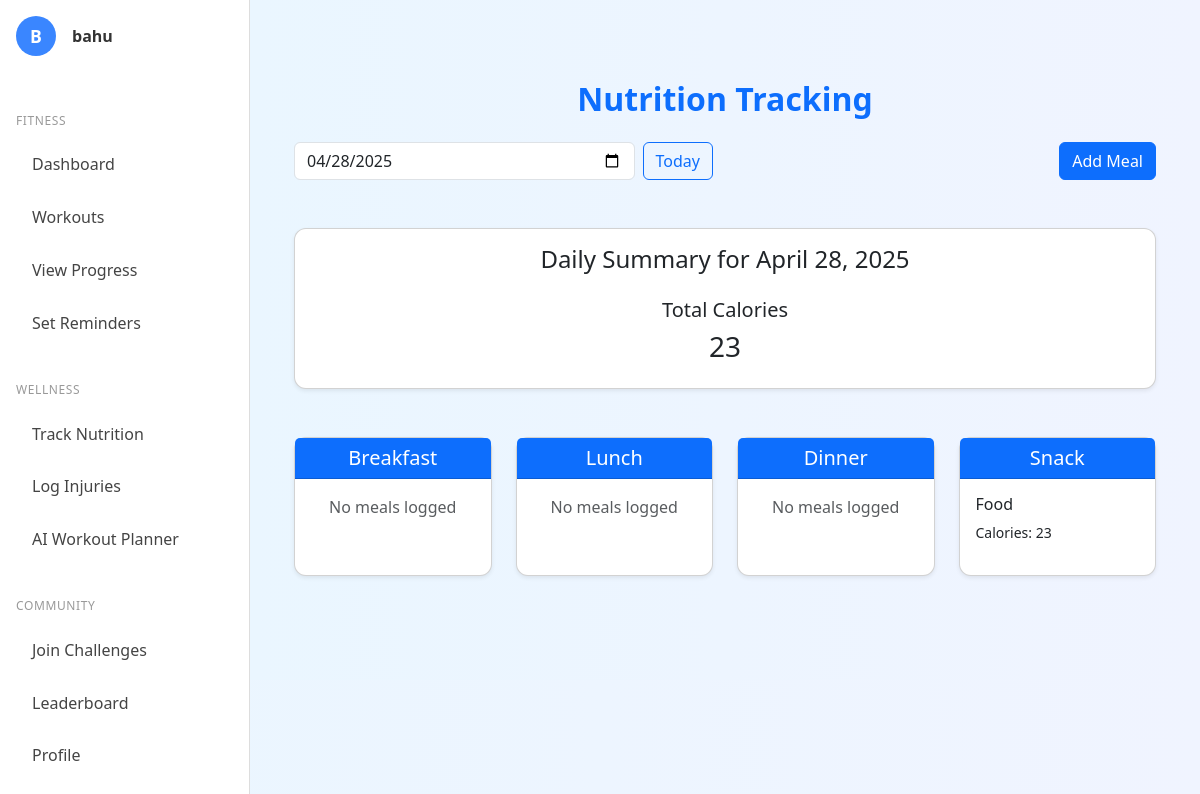
Page /workouts/nutrition/ (signed in) on the committed database.
### workouts/models.py (models this page shows, shortened)
class Meal(models.Model):
    MEAL_TYPE_CHOICES = [
        ('breakfast', 'Breakfast'),
        ('lunch', 'Lunch'),
        ('dinner', 'Dinner'),
        ('snack', 'Snack'),
    ]
    user = models.ForeignKey(User, on_delete=models.CASCADE)
    meal_type = models.CharField(max_length=20, choices=MEAL_TYPE_CHOICES)
    name = models.CharField(max_length=100)
    calories = models.PositiveIntegerField()
    description = models.TextField(blank=True)
    date = models.DateField()
    created_at = models.DateTimeField(auto_now_add=True)

### workouts/views.py (the view)
# urls.py: path('nutrition/', views.nutrition_tracking_view, name='nutrition_tracking'),
def nutrition_tracking_view(request):
    if not request.user.is_authenticated:
        return redirect('auth_home')
    selected_date = request.GET.get('date')
    if selected_date:
        selected_date = datetime.datetime.strptime(selected_date, '%Y-%m-%d').date()
    else:
        selected_date = datetime.date.today()
    meals = Meal.objects.filter(user=request.user, date=selected_date).order_by('meal_type')
    meals_by_type = {
        'breakfast': [],
        'lunch': [],
        'dinner': [],
        'snack': []
    }
    for meal in meals:
        meals_by_type[meal.meal_type].append(meal)
    total_calories = sum(meal.calories for meal in meals)
    context = {
        'meals_by_type': meals_by_type,
        'total_calories': total_calories,
        'selected_date': selected_date,
        'dark_mode': request.COOKIES.get('darkMode') == 'true',
    }
    return render(request, 'workouts/nutrition_tracking.html', context)

### workouts/templates/workouts/nutrition_tracking.html (shortened to what this page needs)
{% extends "base.html" %}
{% block content %}
<div class="container py-5">
    <h2 class="text-center fw-bold text-primary mb-4">Nutrition Tracking</h2>
    <div class="row mb-5">
        <div class="col-md-6">
            <form method="get" class="d-flex gap-2">
                <input type="date" name="date" value="{{ selected_date|date:'Y-m-d' }}" class="form-control" onchange="this.form.submit()">
                <button type="button" class="btn btn-outline-primary" onclick="window.location.href='{% url 'nutrition_tracking' %}?date={% now 'Y-m-d' %}'">Today</button>
            </form>
        </div>
        <div class="col-md-6 text-end">
            <a href="{% url 'add_meal' %}?date={{ selected_date|date:'Y-m-d' }}" class="btn btn-primary">
                Add Meal
            </a>
        </div>
    </div>
    <div class="card shadow-sm mb-5">
        <div class="card-body">
            <h4 class="card-title text-center mb-4">Daily Summary for {{ selected_date|date:"F j, Y" }}</h4>
            <div class="text-center">
                <h5>Total Calories</h5>
                <p class="h3">{{ total_calories }}</p>
            </div>
        </div>
    </div>
    <div class="row">
        {% for meal_type, meals in meals_by_type.items %}
        <div class="col-md-6 col-lg-3 mb-4">
            <div class="card shadow-sm h-100">
                <div class="card-header bg-primary text-white">
                    <h5 class="card-title mb-0 text-center">{{ meal_type|title }}</h5>
                </div>
                <div class="card-body">
                    {% if meals %}
                        {% for meal in meals %}
                        <div class="meal-item mb-3">
                            <h6>{{ meal.name }}</h6>
                            <p class="small mb-1">
                                Calories: {{ meal.calories }}
                            </p>
                        </div>
                        {% endfor %}
                    {% else %}
                        <p class="text-center text-muted">No meals logged</p>
                    {% endif %}
                </div>
            </div>
        </div>
        {% endfor %}
    </div>
</div>
{% endblock %}

### accounts/templates/base.html (shortened to what this page needs)
{% load static %}
<!DOCTYPE html>
<html lang="en">
<head>
  <link href="https://cdn.jsdelivr.net/npm/bootstrap@5.3.3/dist/css/bootstrap.min.css" rel="stylesheet" />
  <link rel="stylesheet" href="{% static 'accounts/style.css' %}" />
</head>
<body{% if dark_mode %} class="dark-mode"{% endif %}>
<div class="sidebar d-flex flex-column p-3">
   <div class="d-flex align-items-center gap-3 mb-4">
    <div class="sidebar-avatar">
      {{ request.user.username|first|upper }}
    </div>
    <div>
      <div class="sidebar-username">{{ request.user.username }}</div>
    </div>
  </div>
  <div class="sidebar-section-title">Fitness</div>
  <a href="{% url 'dashboard' %}" class="sidebar-link">Dashboard</a>
  <a href="{% url 'workouts_home' %}" class="sidebar-link">Workouts</a>
  <a href="#" class="sidebar-link">View Progress</a>
  <a href="{% url 'reminders' %}" class="sidebar-link">Set Reminders</a>
  <div class="sidebar-section-title">Wellness</div>
  <a href="{% url 'nutrition_tracking' %}" class="sidebar-link">Track Nutrition</a>
  <a href="{% url 'injury_log' %}" class="sidebar-link">Log Injuries</a>
  <a href="#" class="sidebar-link">AI Workout Planner</a>
  <div class="sidebar-section-title">Community</div>
  <a href="{% url 'challenges:list' %}" class="sidebar-link">Join Challenges</a>
  <a href="{% url 'challenges:leaderboard' %}" class="sidebar-link">Leaderboard</a>
  <a href="#" class="sidebar-link">Profile</a>
</div>
<div class="main-content">
  {% block content %}
  {% endblock %}
</div>
</body>
</html>

### accounts/static/accounts/style.css (style rules this page uses)
body { background: linear-gradient(to right, #eaf6ff, #f0f4ff); font-family: 'Segoe UI', Tahoma, Geneva, Verdana, sans-serif; transition: background-color 0.3s ease, color 0.3s ease; }
.card { border-radius: 12px; transition: transform 0.2s ease-in-out, box-shadow 0.2s ease, background-color 0.3s ease, color 0.3s ease; }
.badge, .btn, .progress { transition: background-color 0.3s ease, color 0.3s ease; }
.sidebar { width: 240px; background-color: #ffffff; border-right: 1px solid #ddd; padding: 1.5rem 1rem; position: fixed; top: 0; bottom: 0; left: 0; z-index: 100; }
.sidebar-avatar { width: 40px; height: 40px; background-color: #3a86ff; border-radius: 50%; color: white; font-weight: bold; font-size: 1.1rem; display: flex; align-items: center; justify-content: center; }
.sidebar-username { font-weight: bold; color: #333333; }
.sidebar-section-title { font-size: 0.75rem; color: #999; margin-top: 2rem; margin-bottom: 0.5rem; letter-spacing: 0.05em; text-transform: uppercase; }
.sidebar-link { display: block; padding: 0.65rem 1rem; margin: 0.25rem 0; border-radius: 8px; color: #444; font-weight: 500; text-decoration: none; }
.main-content { margin-left: 240px; flex-grow: 1; background: linear-gradient(to right, #eaf6ff, #f0f4ff); }
html, body { height: 100%; margin: 0; }
.sidebar { background-color: #fff; border-right: 1px solid #ddd; }
.sidebar { width: 250px; position: fixed; top: 0; left: 0; height: 100vh; overflow-y: auto; }
.main-content { margin-left: 250px; padding: 2rem; }

### rows in the picture
Meal: meal_type "Snack", name "Food", calories "23"

### other values in the picture
{{ request.user.username|first|upper }} "B"
{{ request.user.username }} "bahu"
{{ selected_date|date:"F j, Y" }} "April 28, 2025"
{{ total_calories }} "23"
{{ meal_type|title }} "Breakfast" "Lunch" "Dinner"
